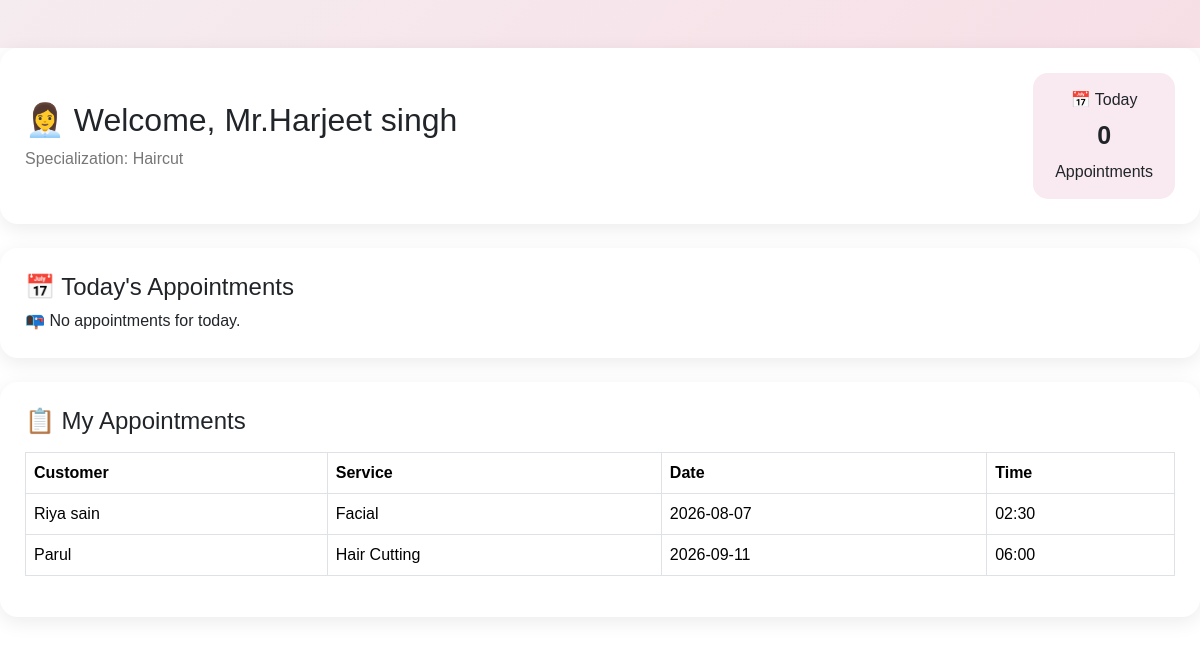
The page /staff_dashboard/1 on the database as committed earlier.
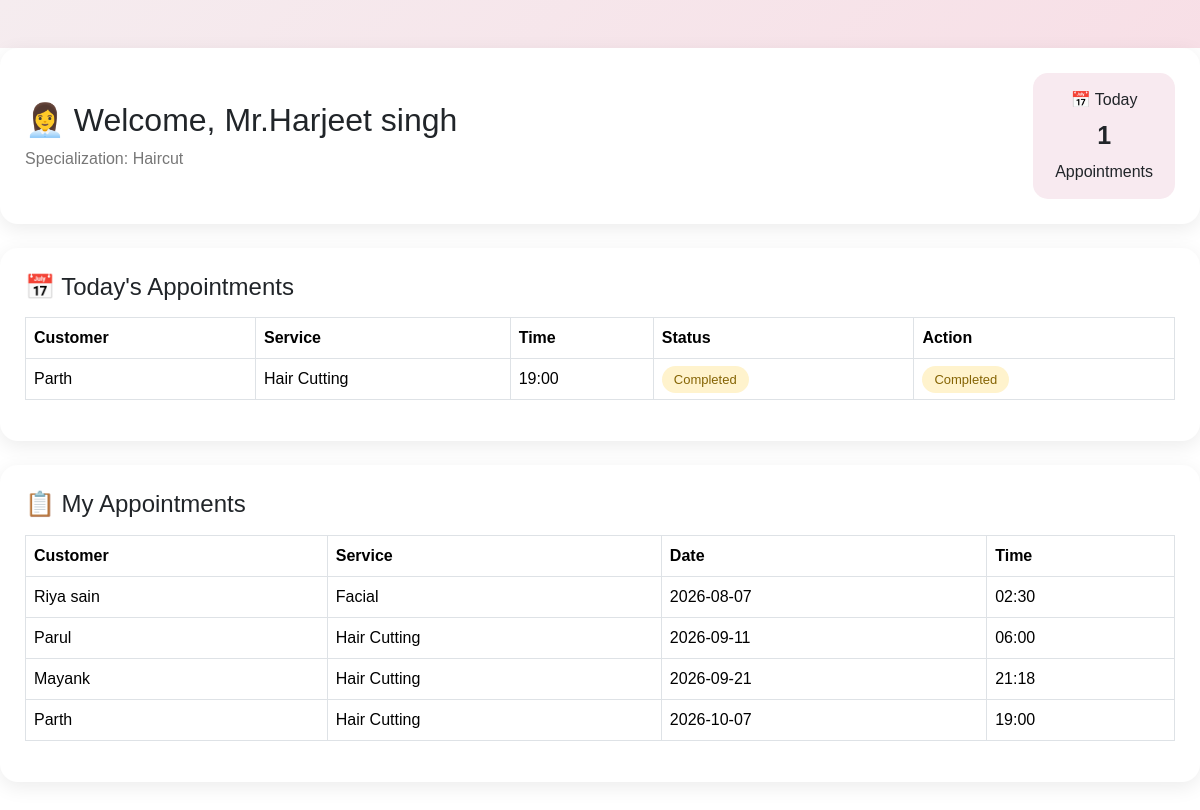
The same page on the database as committed later.
### models.py (models this page shows)
class Appointment(db.Model):
    id = db.Column(db.Integer, primary_key=True)
    customer_name = db.Column(db.String(100), nullable=False)
    customer_gender = db.Column(db.String(10), nullable=True)
    customer_address = db.Column(db.String(200), nullable=True)
    service_name = db.Column(db.String(100), nullable=False)
    staff_name = db.Column(db.String(100), nullable=False)
    appointment_date = db.Column(db.String(20), nullable=False)
    appointment_time = db.Column(db.String(20), nullable=False)
    status = db.Column(db.String(20), default="Booked")

### app.py (the view)
@app.route('/staff_dashboard/<int:staff_id>')
def staff_dashboard(staff_id):
    staff = Staff.query.get_or_404(staff_id)
    today = datetime.now().strftime("%Y-%m-%d")
    appointments = Appointment.query.filter_by(
        staff_name=staff.name,
        appointment_date=today
    ).all()
    my_appointments = Appointment.query.filter_by(
        staff_name=staff.name
    ).order_by(
        Appointment.appointment_date,
        Appointment.appointment_time
    ).all()
    return render_template(
        "staff_dashboard.html",
        staff=staff,
        appointments=appointments,
        my_appointments=my_appointments
    )

### templates/staff_dashboard.html
{% extends "base.html" %}
{% block content %}
<div class="container mt-5">
    <div class="staff-header">
        <div>
            <h2>👩‍💼 Welcome, {{ staff.name }}</h2>
            <p>Specialization: {{ staff.specialization }}</p>
        </div>
        <div class="today-box">
            📅 Today
            <strong>{{ appointments|length }}</strong>
            Appointments
        </div>
    </div>
    <div class="dashboard-card mt-4">
        <h4>📅 Today's Appointments</h4>
        {% if appointments %}
        <div class="table-responsive mt-3">
            <table class="table table-bordered">
                <thead>
                    <tr>
                        <th>Customer</th>
                        <th>Service</th>
                        <th>Time</th>
                        <th>Status</th>
                        <th>Action</th>
                    </tr>
                </thead>
                <tbody>
                    {% for appointment in appointments %}
                    <tr>
                        <td>{{ appointment.customer_name }}</td>
                        <td>{{ appointment.service_name }}</td>
                        <td>{{ appointment.appointment_time }}</td>
                        <td>
                            <span class="status-badge">
                                {{ appointment.status }}
                            </span>
                        </td>
                        <td>
                            {% if appointment.status != "Completed" %}
                            <form method="POST"
                            action="{{ url_for('complete_appointment', appointment_id=appointment.id) }}">
                             <button type="submit"
                             class="complete-btn">
                                Complete
                            </button>
                        </form>
                        {% else %}
                        <span class="status-badge"> Completed</span>
                        {% endif %}
                        </td>
                    </tr>
                    {% endfor %}
                </tbody>
            </table>
        </div>
        {% else %}
        <div class="no-appointment">
            📭 No appointments for today.
        </div>
        {% endif %}
    </div>
<div class="dashboard-card mt-4">
    <h4>📋 My Appointments</h4>
    {% if my_appointments %}
    <div class="table-responsive mt-3">
        <table class="table table-bordered">
            <thead>
                <tr>
                    <th>Customer</th>
                    <th>Service</th>
                    <th>Date</th>
                    <th>Time</th>
                </tr>
            </thead>
            <tbody>
                {% for appointment in my_appointments %}
                <tr>
                    <td>{{ appointment.customer_name }}</td>
                    <td>{{ appointment.service_name }}</td>
                    <td>{{ appointment.appointment_date }}</td>
                    <td>{{ appointment.appointment_time }}</td>
                </tr>
                {% endfor %}
            </tbody>
        </table>
    </div>
    {% else %}
    <div class="no-appointment">
        📭 No appointments found.
    </div>
    {% endif %}
   </div>
</div>
{% endblock %}

Rows that differ between the two databases and show on the page:
added Appointment: customer_name "Parth", service_name "Hair Cutting", appointment_time "19:00", status "Completed", appointment_date "2026-10-07"
added Appointment: customer_name "Mayank", service_name "Hair Cutting", appointment_date "2026-09-21", appointment_time "21:18", shown under "📋 My Appointments"
Other text that changed with them:
{{ appointments|length }}: "0" → "1"
text no longer shown: "📭 No appointments for today."
text now shown: "Customer Service Time Status Action"
